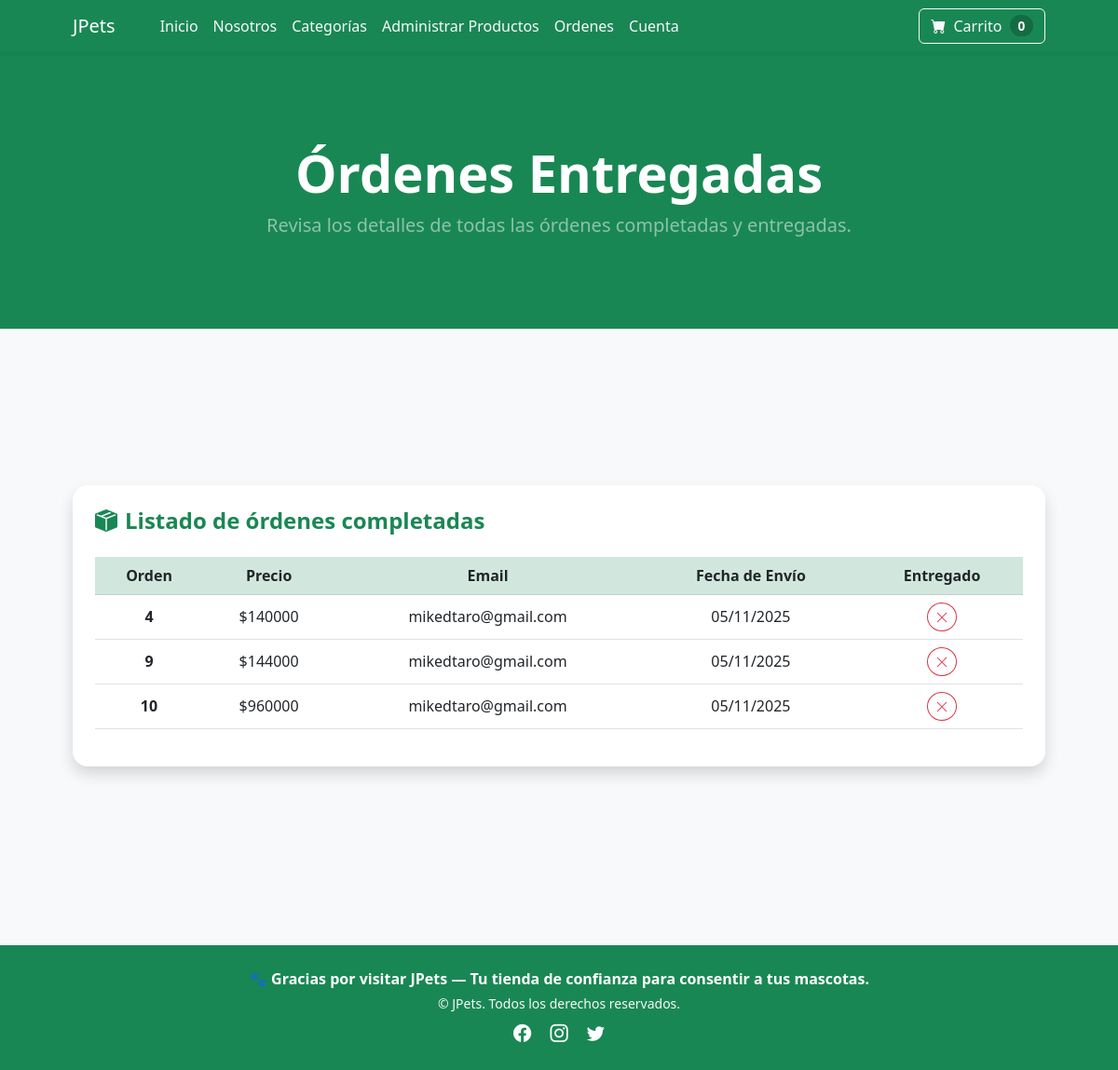
/payment/shipped_orders/ (signed in), run on the app's committed database.
### payment/models.py (models this page shows, shortened)
class Order(models.Model):
    user=models.ForeignKey(User, on_delete=models.CASCADE, null=True, blank=True)
    full_name = models.CharField(max_length=250)
    email = models.EmailField(max_length=254)
    shipping_address = models.TextField(max_length=15000)
    amount_paid = models.IntegerField(default=0)
    date_ordered = models.DateTimeField(auto_now_add=True)
    shipped = models.BooleanField(default=False)
    shipped_date = models.DateTimeField(null=True, blank=True)

### payment/views.py (the view)
# urls.py: path('shipped_orders/', views.shipped_orders, name='shipped_orders'),
def shipped_orders(request):
    if request.user.is_authenticated and request.user.is_staff:
        orders = Order.objects.filter(shipped=True)
        if request.POST:
            num = request.POST['num']
            order = Order.objects.filter(id=num)
            order.update(shipped=False, shipped_date=None)
            messages.success(request, f"La orden #{num} ha sido marcada como no enviada.")
            return redirect('shipped_orders')
        return render(request, "payment/shipped_orders.html", {"orders": orders})
    else:
        messages.error(request, "No tienes permiso para ver esta página.")
        return redirect('home')

### cart/cart.py (called while the page is built)
    def __len__(self):
        return len(self.cart)

### cart/context_processors.py (called while the page is built)
def cart(request):
    return {'cart': Cart(request)}

### store/context_processors.py (called while the page is built)
def categories_context(request):
    categories = Category.objects.all()
    return {'categories': categories}

### payment/templates/payment/shipped_orders.html (shortened to what this page needs)
{% extends 'base.html' %}
{% load static %}
{% block content %}
<header class="bg-success py-5">
    <div class="container px-4 px-lg-5 my-5">
        <div class="text-center text-white">
            <h1 class="display-4 fw-bolder">Órdenes Entregadas</h1>
            <p class="lead fw-normal text-white-50 mb-0">
                Revisa los detalles de todas las órdenes completadas y entregadas.
            </p>
        </div>
    </div>
</header>
<section class="py-5 bg-light">
  <br/><br/><br/><br/><br/>
    <div class="container px-4 px-lg-5">
        {% if orders %}
        <div class="card shadow border-0 rounded-4 p-4">
            <h4 class="fw-bold text-success mb-4">
                <i class="bi bi-box-seam-fill me-2"></i>Listado de órdenes completadas
            </h4>
            <div class="table-responsive">
                <table class="table table-hover align-middle text-center">
                    <thead class="table-success text-dark">
                        <tr>
                            <th scope="col">Orden</th>
                            <th scope="col">Precio</th>
                            <th scope="col">Email</th>
                            <th scope="col">Fecha de Envío</th>
                            <th scope="col">Entregado</th>
                        </tr>
                    </thead>
                    <tbody>
                        {% for item in orders %}
                        <tr>
                            <td class="fw-semibold">{{ item.id }}</td>
                            <td>${{ item.amount_paid }}</td>
                            <td>{{ item.email }}</td>
                            <td>{{ item.shipped_date|date:"d/m/Y" }}</td>
                            <td>
                                <form method="POST" class="d-inline">
                                    <button type="submit" class="btn btn-outline-danger btn-sm rounded-circle" title="Marcar como no entregado">
                                        <i class="bi bi-x-lg"></i>
                                    </button>
                                </form>
                            </td>
                        </tr>
                        {% endfor %}
                    </tbody>
                </table>
            </div>
        </div>
        {% else %}
        <div class="text-center py-5">
            <h5 class="text-muted">No hay órdenes entregadas por el momento 🐾</h5>
        </div>
        {% endif %}
    </div>
    <br/><br/><br/><br/><br/><br/>
</section>
{% endblock %}

### data on the page
Order: id "4", amount_paid "140000", email "mikedtaro@gmail.com", shipped_date "05/11/2025"
Order: id "9", amount_paid "144000", email "mikedtaro@gmail.com", shipped_date "05/11/2025"
Order: id "10", amount_paid "960000", email "mikedtaro@gmail.com", shipped_date "05/11/2025"

### other printed values
{{ cart|length }} "0"
